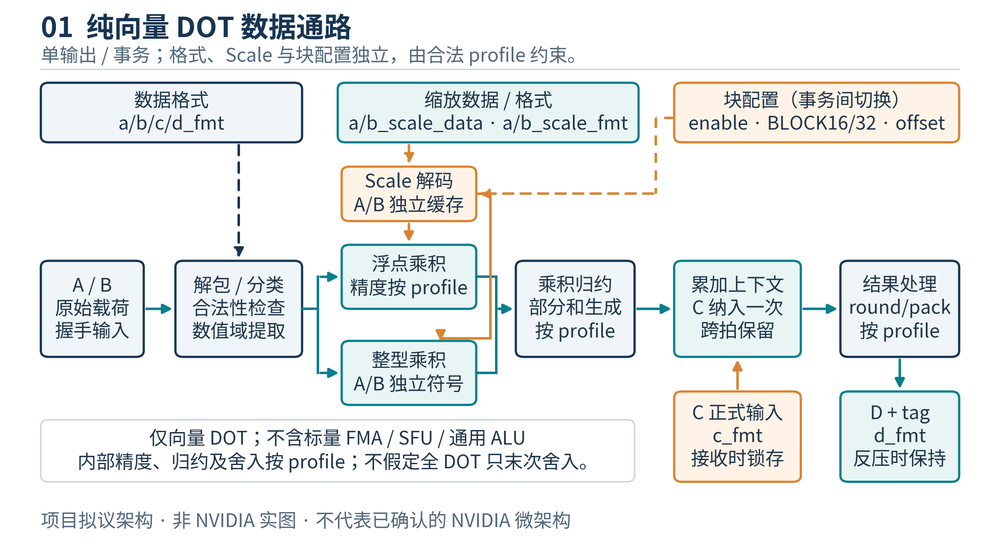
#> input picture docs/malu/figures/01_malu_dot_datapath.png, 1000 x 550 px, shrunk from 2400 x 1320 before the run
$ python -i build_doc.py   (imports and definitions only)
#> lines starting #> are read from the running program, lines starting #| are printed output that depends on the picture
from __future__ import annotations

import argparse
import math
import re
from datetime import datetime
from pathlib import Path
from zipfile import ZipFile

from docx import Document
from docx.enum.table import WD_TABLE_ALIGNMENT, WD_CELL_VERTICAL_ALIGNMENT
from docx.enum.text import WD_ALIGN_PARAGRAPH
from docx.oxml import OxmlElement
from docx.oxml.ns import qn
from docx.shared import Cm, Pt, RGBColor
from PIL import Image


ROOT = Path(__file__).resolve().parent
NAVY = '163550'
TEAL = '087F8C'
PALE = 'EDF5F8'
GRAY = '526473'
INK = '213342'
FONT = 'Noto Sans CJK SC'


# [22 lines left out: functions rfont, shade, not called in this run]


def prevent_row_split(row):
    el = OxmlElement('w:cantSplit')
    row._tr.get_or_add_trPr().append(el)


def repeat_header(row):
    el = OxmlElement('w:tblHeader')
    row._tr.get_or_add_trPr().append(el)


# [206 lines left out: functions field, hyperlink, inline, clean_formula, add_table, bookmark and 3 more, not called in this run]


def build(source, destination):
    raw = source.read_text(encoding='utf-8')
    lines = raw.splitlines()
    doc = Document()
    configure(doc)
    doc.core_properties.title = 'MALU 多格式向量点积设计文档'
    doc.core_properties.subject = 'PTX ISA 9.4, Matrix ALU, Ti16, block scaling, Rubin throughput target'
    doc.core_properties.author = 'MALU 设计团队'
    doc.core_properties.version = '1.1'
    doc.core_properties.comments = 'Design-review document and project scaffold publication; no MALU RTL implementation.'
    cover(doc)
    headings = []
    for line in lines:
        if line.startswith('## '):
            headings.append(line[3:].strip())
    if headings:
        doc.add_heading('阅读导航', level=1)
        for i, title in enumerate(headings, 1):
            p = doc.add_paragraph()
            p.paragraph_format.space_after = Pt(4)
            hyperlink(p, title, anchor='section_' + str(i))
        doc.add_page_break()
    i, ident, images, tables = 0, 0, [], 0
    while i < len(lines):
        line = lines[i].strip()
        if not line:
            i += 1
            continue
        if line.startswith('```'):
            block = []
            i += 1
            while i < len(lines) and not lines[i].strip().startswith('```'):
                block.append(lines[i])
                i += 1
            p = doc.add_paragraph()
            p.paragraph_format.line_spacing = 1.05
            p.paragraph_format.space_before = Pt(4)
            p.paragraph_format.space_after = Pt(8)
            shd = OxmlElement('w:shd')
            shd.set(qn('w:fill'), PALE)
            p._p.get_or_add_pPr().append(shd)
            rfont(p.add_run('\n'.join(block)), size=8.1, mono=True, color=NAVY)
            i += 1
            continue
        if line.startswith('|'):
            rows = []
            while i < len(lines) and lines[i].strip().startswith('|'):
                row = [v.strip() for v in lines[i].strip().strip('|').split('|')]
                if not all(re.fullmatch(r':?-{2,}:?', v.replace(' ', '')) for v in row):
                    rows.append(row)
                i += 1
            if rows:
                add_table(doc, rows)
                tables += 1
            continue
        if (m := re.match(r'!\[([^\]]*)\]\(([^)]+)\)', line)):
            image_path = source.parent / m.group(2)
            if not image_path.is_file():
                raise FileNotFoundError(image_path)
            add_figure(doc, image_path, m.group(1))
            images.append(image_path.name)
            i += 1
            continue
        if (m := re.match(r'^(#{1,4})\s+(.+)$', line)):
            depth, title = len(m.group(1)), m.group(2)
            if depth == 1 and 'MALU' in title:
                i += 1
                continue
            level = min(3, max(1, depth - 1))
            p = doc.add_heading(title, level=level)
            if depth == 2:
                ident += 1
                bookmark(p, ident)
            i += 1
            continue
        if line in ('---', '***'):
            i += 1
            continue
        if line.startswith('$$') or line.startswith(r'\['):
            formula = [line.replace('$$', '').replace(r'\[', '')]
            i += 1
            while i < len(lines) and not (lines[i].strip().endswith('$$') or lines[i].strip().endswith(r'\]')):
                formula.append(lines[i].strip())
                i += 1
            if i < len(lines):
                formula.append(lines[i].strip().replace('$$', '').replace(r'\]', ''))
            p = doc.add_paragraph()
            p.alignment = WD_ALIGN_PARAGRAPH.CENTER
            inline(p, clean_formula(' '.join(formula)), size=10.3, base_color=NAVY)
            i += 1
            continue
        style = None
        if line.startswith('- '):
            style, line = 'List Bullet', line[2:]
        elif re.match(r'^\d+\.\s', line):
            style, line = 'List Number', re.sub(r'^\d+\.\s+', '', line)
        elif line.startswith('> '):
            line = line[2:]
        p = doc.add_paragraph(style=style)
        inline(p, line)
        i += 1
    figure_fallbacks = [
        ('01_malu_dot_datapath.png', '图：MALU 点积数据通路'),
        ('02_block_scale_groups.png', '图：BLOCK16 / BLOCK32 缩放映射'),
        ('03_transaction_and_backpressure.png', '图：事务与反压协议'),
        ('04_throughput_and_bandwidth.png', '图：吞吐与带宽约束'),
    ]
    missing = [(n, c) for n, c in figure_fallbacks if n not in images]
    if missing:
        doc.add_heading('工程图补充', level=1)
        for name, caption in missing:
            path = ROOT / 'figures' / name
            add_figure(doc, path, caption)
            images.append(name)
    doc.save(destination)
    with ZipFile(destination) as archive:
        assert archive.testzip() is None
        xml = archive.read('word/document.xml').decode('utf-8')
        assert 's1z4m11' in xml
        assert 'BLOCK16' in xml and 'BLOCK32' in xml
        assert len([n for n in archive.namelist() if n.startswith('word/media/')]) >= 4
    print({'file': str(destination), 'bytes': destination.stat().st_size,
           'headings': ident, 'tables': tables, 'figures': images})


# [6 lines not run here, left out]

>>> import cv2
>>> picture = cv2.imread('figures/01_malu_dot_datapath.png', cv2.IMREAD_GRAYSCALE)
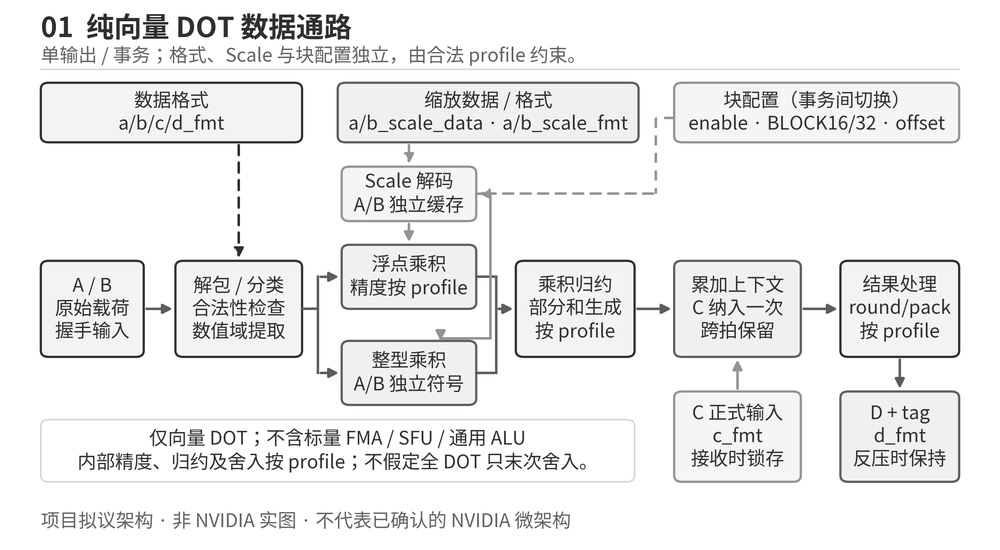
#> picture: shape (550, 1000); min 4, max 255, mean 236.6
>>> result = build(picture, 'out.png')
#> (the run stopped early here; a loop or call above may not have finished)
